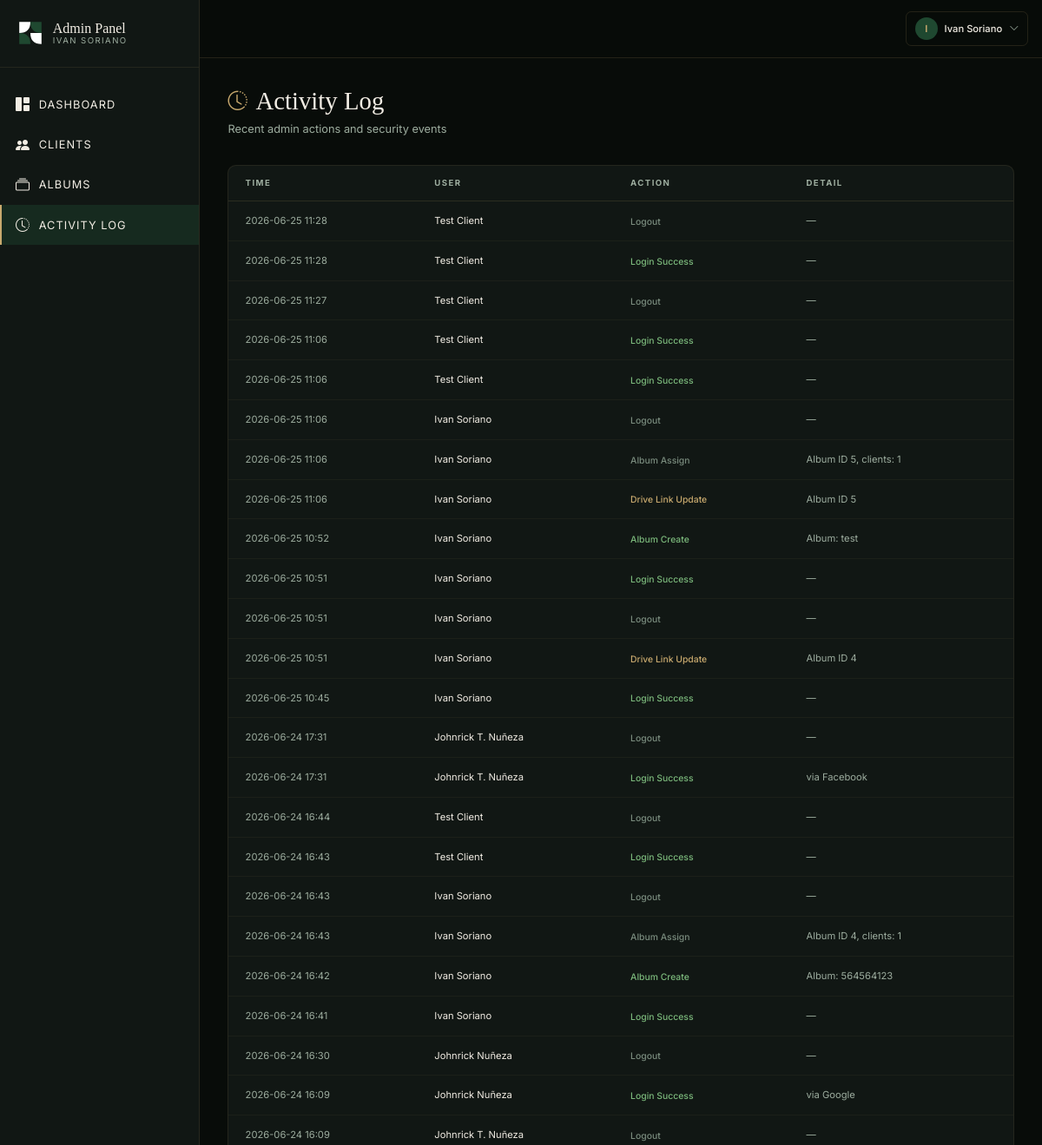
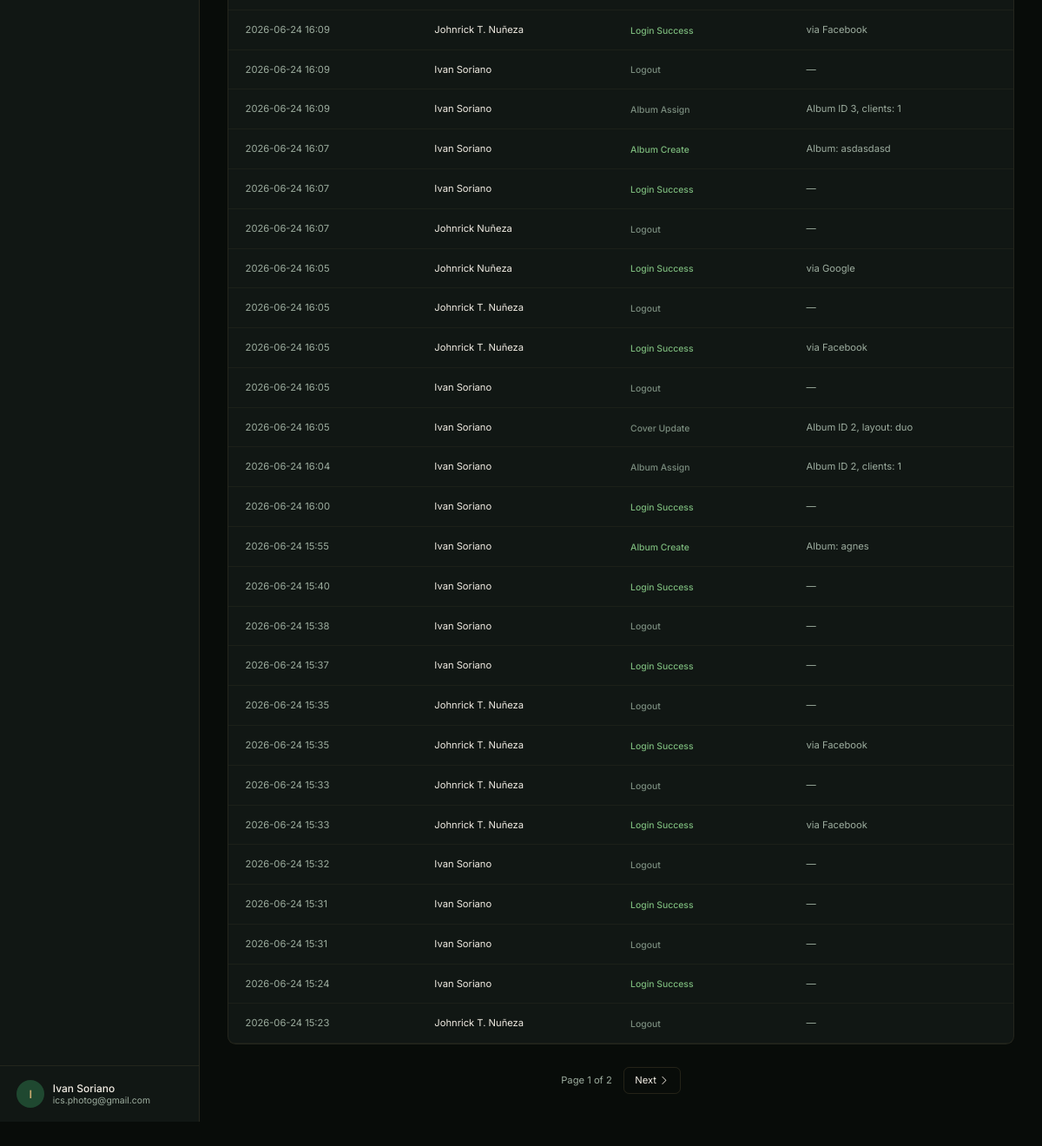
Before: /admin/logs (signed in) with the older database file (2 pictures, top to bottom).
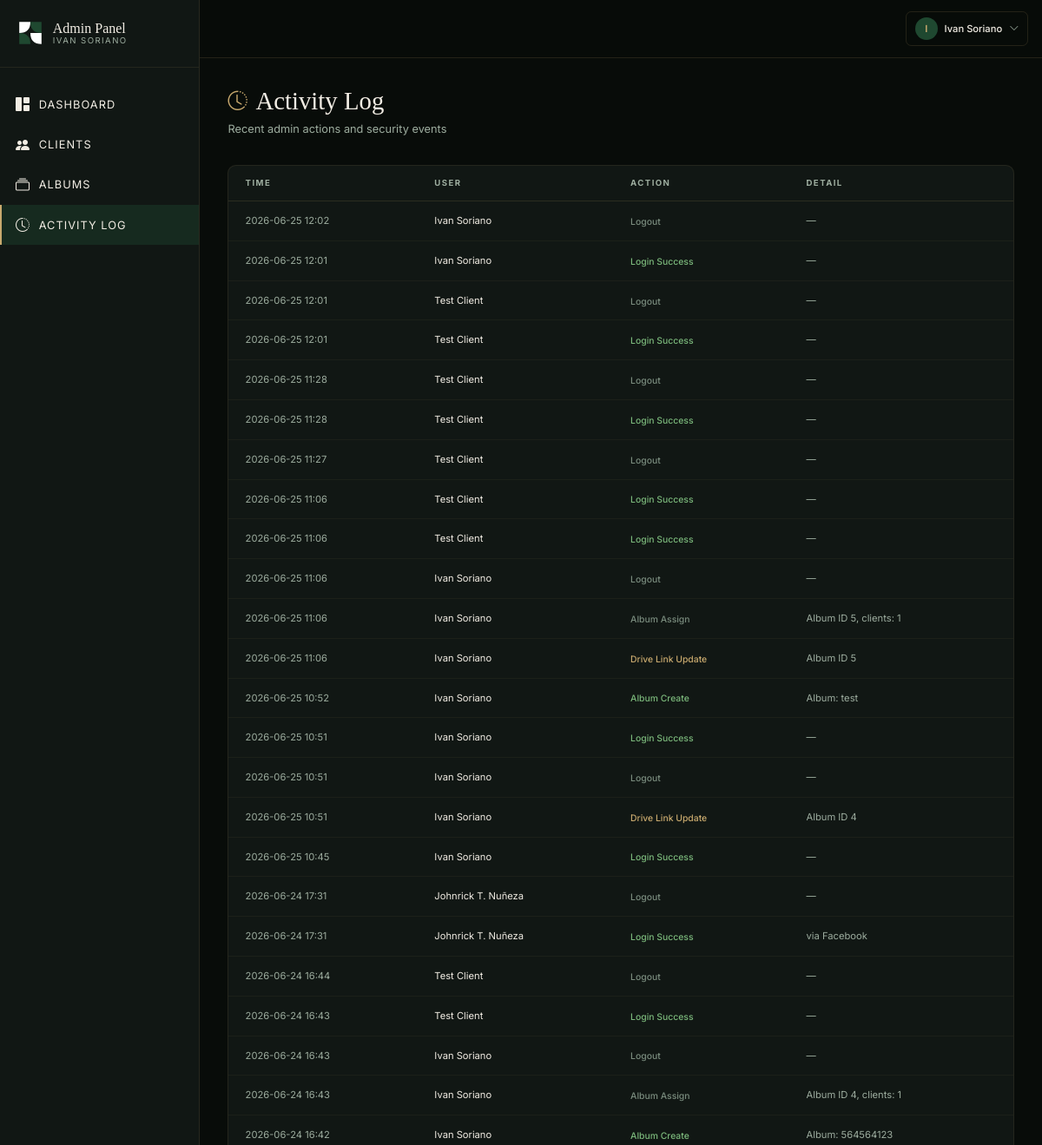
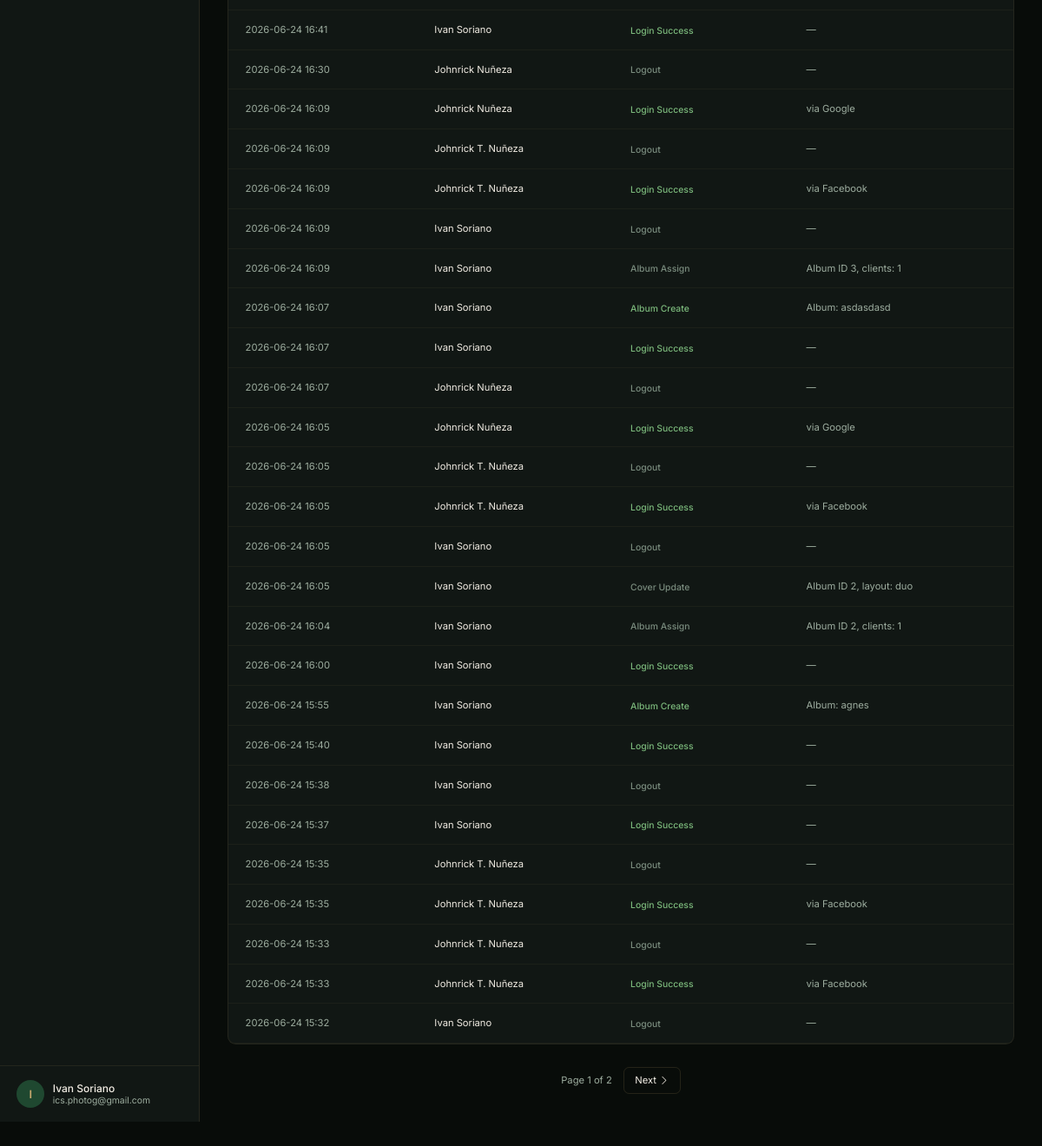
After: the same page with the newer database file (2 pictures, top to bottom).
### models.py (models this page shows, shortened)
class User(UserMixin, db.Model):
    __tablename__ = "users"
    id = db.Column(db.Integer, primary_key=True)
    email = db.Column(db.String(120), unique=True, nullable=False)
    password_hash = db.Column(db.String(256), nullable=True)
    role = db.Column(db.String(20), nullable=False, default="client")  # 'admin' or 'client'
    name = db.Column(db.String(100), nullable=False, default="")
    created_at = db.Column(db.DateTime, default=datetime.utcnow)
    failed_login_count = db.Column(db.Integer, default=0)
    locked_until = db.Column(db.DateTime, nullable=True)
    oauth_provider = db.Column(db.String(20), nullable=True)  # 'facebook', 'google', or None
    assignments = db.relationship("PhotoAssignment", backref="client", foreign_keys="PhotoAssignment.client_id", cascade="all, delete-orphan")
    @property
    def is_admin(self):
        return self.role == "admin"

class AdminLog(db.Model):
    __tablename__ = "admin_logs"
    id = db.Column(db.Integer, primary_key=True)
    user_id = db.Column(db.Integer, db.ForeignKey("users.id"), nullable=True)
    action = db.Column(db.String(100), nullable=False)
    detail = db.Column(db.Text, nullable=True)
    created_at = db.Column(db.DateTime, default=datetime.utcnow)
    user = db.relationship("User", foreign_keys=[user_id])

### admin.py (the view)
@admin_bp.route("/logs")
@admin_required
def logs():
    page = request.args.get("page", 1, type=int)
    per_page = 50
    pagination = AdminLog.query.order_by(AdminLog.created_at.desc()).paginate(
        page=page, per_page=per_page, error_out=False
    )
    return render_template("admin/logs.html", logs=pagination.items, pagination=pagination)

### admin.py (called while the page is built)
def admin_required(f):
    @wraps(f)
    @login_required
    def decorated(*args, **kwargs):
        if not current_user.is_admin:
            return redirect(url_for("client.gallery"))
        return f(*args, **kwargs)
    return decorated

### app.py (called while the page is built)
@login_manager.user_loader
def load_user(user_id):
    return User.query.get(int(user_id))

### templates/admin/logs.html (shortened to what this page needs)
{% extends "admin/base.html" %}
{% block content %}
<div class="admin-animate">
  <div class="mb-10">
    <div class="flex items-center gap-3 mb-2">
      <i class="bi bi-clock-history" style="font-size: 28px; color: var(--isp-gold);"></i>
      <h1 class="text-3xl sm:text-4xl" style="font-family: var(--font-display); color: var(--isp-cream); font-weight: 300;">Activity Log</h1>
    </div>
    <p style="color: var(--isp-text-muted); font-size: 16px;">Recent admin actions and security events</p>
  </div>
  <div class="rounded-xl overflow-x-auto" style="background-color: var(--isp-bg-card); border: 1px solid rgba(200,169,110,0.1);">
    <table class="w-full min-w-[640px]">
      <thead>
        <tr style="border-bottom: 1px solid rgba(200,169,110,0.15);">
          <th class="text-left px-6 py-4 uppercase" style="font-size: 12px; letter-spacing: 0.15em; color: var(--isp-text-muted);">Time</th>
          <th class="text-left px-6 py-4 uppercase" style="font-size: 12px; letter-spacing: 0.15em; color: var(--isp-text-muted);">User</th>
          <th class="text-left px-6 py-4 uppercase" style="font-size: 12px; letter-spacing: 0.15em; color: var(--isp-text-muted);">Action</th>
          <th class="text-left px-6 py-4 uppercase" style="font-size: 12px; letter-spacing: 0.15em; color: var(--isp-text-muted);">Detail</th>
        </tr>
      </thead>
      <tbody>
        {% for log in logs %}
        <tr style="border-bottom: 1px solid rgba(200,169,110,0.06);">
          <td class="px-6 py-4" style="color: var(--isp-text-muted); font-size: 14px; white-space: nowrap;">
            {{ log.created_at.strftime('%Y-%m-%d %H:%M') }}
          </td>
          <td class="px-6 py-4" style="color: var(--isp-cream); font-size: 14px;">
            {{ log.user.name if log.user else 'System' }}
          </td>
          <td class="px-6 py-4">
            <span style="font-size: 13px; font-weight: 500; color: {{ action_colors.get(log.action, '#C8A96E') }};">
              {{ log.action.replace('_', ' ').title() }}
            </span>
          </td>
          <td class="px-6 py-4" style="color: var(--isp-text-muted); font-size: 14px;">
            {{ log.detail or '—' }}
          </td>
        </tr>
        {% else %}
        <tr>
          <td colspan="4" class="px-6 py-12 text-center" style="color: var(--isp-text-muted); font-size: 15px;">
            No activity logged yet.
          </td>
        </tr>
        {% endfor %}
      </tbody>
    </table>
  </div>
  {% if pagination.pages > 1 %}
  <div class="flex items-center justify-center gap-4 mt-8">
    <span style="color: var(--isp-text-muted); font-size: 14px;">
      Page {{ pagination.page }} of {{ pagination.pages }}
    </span>
    {% if pagination.has_next %}
    <a href="{{ url_for('admin.logs', page=pagination.next_num) }}" class="px-4 py-2 rounded-lg transition-colors hover:bg-isp-green" style="color: var(--isp-cream); font-size: 14px; border: 1px solid rgba(200,169,110,0.15);">
      Next <i class="bi bi-chevron-right"></i>
    </a>
    {% endif %}
  </div>
  {% endif %}
</div>
{% endblock %}

### templates/admin/base.html (shortened to what this page needs)
<!DOCTYPE html>
<html lang="en">
<head>
  <script src="https://cdn.tailwindcss.com"></script>
  <link rel="stylesheet" href="https://cdn.jsdelivr.net/npm/bootstrap-icons@1.11.3/font/bootstrap-icons.min.css">
  <link rel="stylesheet" href="{{ url_for('static', filename='css/styles.css') }}" />
</head>
<body style="background-color: var(--isp-bg); font-family: var(--font-body); min-height: 100vh; overflow-x: hidden; max-width: 100%; width: 100%;">
  <div class="flex items-stretch" style="min-height: 100vh;">
    <aside class="fixed lg:sticky inset-y-0 left-0 w-72 z-50 flex flex-col transition-transform duration-300 -translate-x-full lg:translate-x-0"
      id="admin-sidebar"
      style="background-color: var(--isp-bg-card); border-right: 1px solid rgba(200,169,110,0.12);">
      <div class="px-6 py-7" style="border-bottom: 1px solid rgba(200,169,110,0.1);">
        <a href="/admin/dashboard" class="flex items-center gap-3">
          <svg width="40" height="40" viewBox="0 0 100 100" fill="none" xmlns="http://www.w3.org/2000/svg">
            <path d="M10 10 H50 Q50 50 10 50 Z" fill="white" />
            <path d="M50 10 H90 V50 Q50 50 50 10 Z" fill="#1F4830" />
            <path d="M10 50 Q50 50 50 90 H10 Z" fill="#1F4830" />
            <path d="M50 50 Q50 90 90 90 V50 Z" fill="white" />
          </svg>
          <div class="flex flex-col leading-none">
            <span style="font-family: var(--font-display); color: var(--isp-cream); font-size: 20px; font-weight: 400;">
              Admin Panel
            </span>
            <span style="font-family: var(--font-body); color: var(--isp-text-muted); font-size: 12px; letter-spacing: 0.15em; text-transform: uppercase; margin-top: 2px;">
              Ivan Soriano
            </span>
          </div>
        </a>
      </div>
      <nav class="flex-1 py-6 overflow-y-auto">
        <a href="/admin/dashboard" class="admin-nav-link" style="color: var(--isp-cream);">
          <i class="bi bi-grid-1x2-fill" style="font-size: 20px;"></i> Dashboard
        </a>
        <a href="/admin/clients" class="admin-nav-link" style="color: var(--isp-cream);">
          <i class="bi bi-people-fill" style="font-size: 20px;"></i> Clients
        </a>
        <a href="/admin/albums" class="admin-nav-link" style="color: var(--isp-cream);">
          <i class="bi bi-collection" style="font-size: 20px;"></i> Albums
        </a>
        <a href="/admin/logs" class="admin-nav-link" style="color: var(--isp-cream);">
          <i class="bi bi-clock-history" style="font-size: 20px;"></i> Activity Log
        </a>
      </nav>
      <div class="px-6 py-5" style="border-top: 1px solid rgba(200,169,110,0.1);">
        <div class="flex items-center gap-3">
          <div class="w-10 h-10 rounded-full flex items-center justify-center" style="background-color: var(--isp-green); color: var(--isp-gold); font-size: 16px; font-weight: 600;">
            {{ current_user.name[0] if current_user.name else 'A' }}
          </div>
          <div class="flex flex-col leading-tight">
            <span style="color: var(--isp-cream); font-size: 15px; font-weight: 500;">{{ current_user.name }}</span>
            <span style="color: var(--isp-text-muted); font-size: 13px;">{{ current_user.email }}</span>
          </div>
        </div>
      </div>
    </aside>
    <div class="flex-1 min-w-0" style="min-height: 100vh;">
      <header class="sticky top-0 z-30 flex items-center justify-between px-5 py-4"
        style="background-color: rgba(8,12,9,0.92); backdrop-filter: blur(12px); border-bottom: 1px solid rgba(200,169,110,0.15);">
        <div class="relative">
          <button onclick="toggleUserMenu()" class="flex items-center gap-2.5 px-3 py-2 rounded-lg transition-all hover:bg-isp-green" style="border: 1px solid rgba(200,169,110,0.15);">
            <div class="w-8 h-8 rounded-full flex items-center justify-center" style="background-color: var(--isp-green); color: var(--isp-gold); font-size: 14px; font-weight: 600;">
              {{ current_user.name[0] if current_user.name else 'A' }}
            </div>
            <span class="hidden sm:inline" style="color: var(--isp-cream); font-size: 14px; font-weight: 500;">{{ current_user.name }}</span>
            <i class="bi bi-chevron-down" style="font-size: 14px; color: var(--isp-text-muted);"></i>
          </button>
        </div>
      </header>
      <main class="px-4 sm:px-6 lg:px-10 py-8 md:py-10">
        {% block content %}{% endblock %}
      </main>
    </div>
  </div>
</body>
</html>

### static/css/styles.css (style rules this page uses)
@media (min-width: 1024px) { body { zoom: 0.8; } }
:root { --isp-green: #1F4830; --isp-green-light: #2D5A3D; --isp-green-dark: #152E20; --isp-cream: #F2EDE4; --isp-gold: #C8A96E; --isp-bg: #080C09; --isp-bg-card: #111714; --isp-bg-section: #0D120F; --isp-text-muted: #9DAD9F; --font-display: 'Cormorant Garamond', Georgia, serif; --font-body: 'Inter', system-ui, sans-serif; }
* { margin: 0; padding: 0; box-sizing: border-box; }
html { height: 100%; width: 100%; }
body { height: 100%; width: 100%; overflow-x: hidden; }
body { background-color: var(--isp-bg); font-family: var(--font-body); color: var(--isp-cream); -webkit-font-smoothing: antialiased; -moz-osx-font-smoothing: grayscale; }
html { scroll-behavior: smooth; }
body { overflow-x: hidden; max-width: 100%; width: 100%; margin: 0; padding: 0; }

### templates/admin/base.html (style rules this page uses)
.admin-nav-link { display: flex; align-items: center; gap: 12px; padding: 14px 20px; font-size: 16px; letter-spacing: 0.08em; text-transform: uppercase; transition: all 0.3s ease; border-left: 3px solid transparent; }
.admin-nav-link.active { background-color: rgba(31,72,48,0.4); border-left-color: var(--isp-gold); color: var(--isp-gold); }
.admin-animate { animation: fadeInUp 0.5s ease-out; }

Changed rows visible on the page:
no longer on this page (row unchanged): AdminLog: created_at "2026-06-24 15:31", user "Ivan Soriano", action.replace "Login Success", detail "—"
no longer on this page (row unchanged): AdminLog: created_at "2026-06-24 15:31", user "Ivan Soriano", action.replace "Logout", detail "—"
no longer on this page (row unchanged): AdminLog: created_at "2026-06-24 15:24", user "Ivan Soriano", action.replace "Login Success", detail "—"
no longer on this page (row unchanged): AdminLog: created_at "2026-06-24 15:23", user "Johnrick T. Nuñeza", action.replace "Logout", detail "—"
added AdminLog: created_at "2026-06-25 12:02", user "Ivan Soriano", action.replace "Logout", detail "—"
added AdminLog: created_at "2026-06-25 12:01", user "Ivan Soriano", action.replace "Login Success", detail "—"
added AdminLog: created_at "2026-06-25 12:01", user "Test Client", action.replace "Logout", detail "—"
added AdminLog: created_at "2026-06-25 12:01", user "Test Client", action.replace "Login Success", detail "—"
